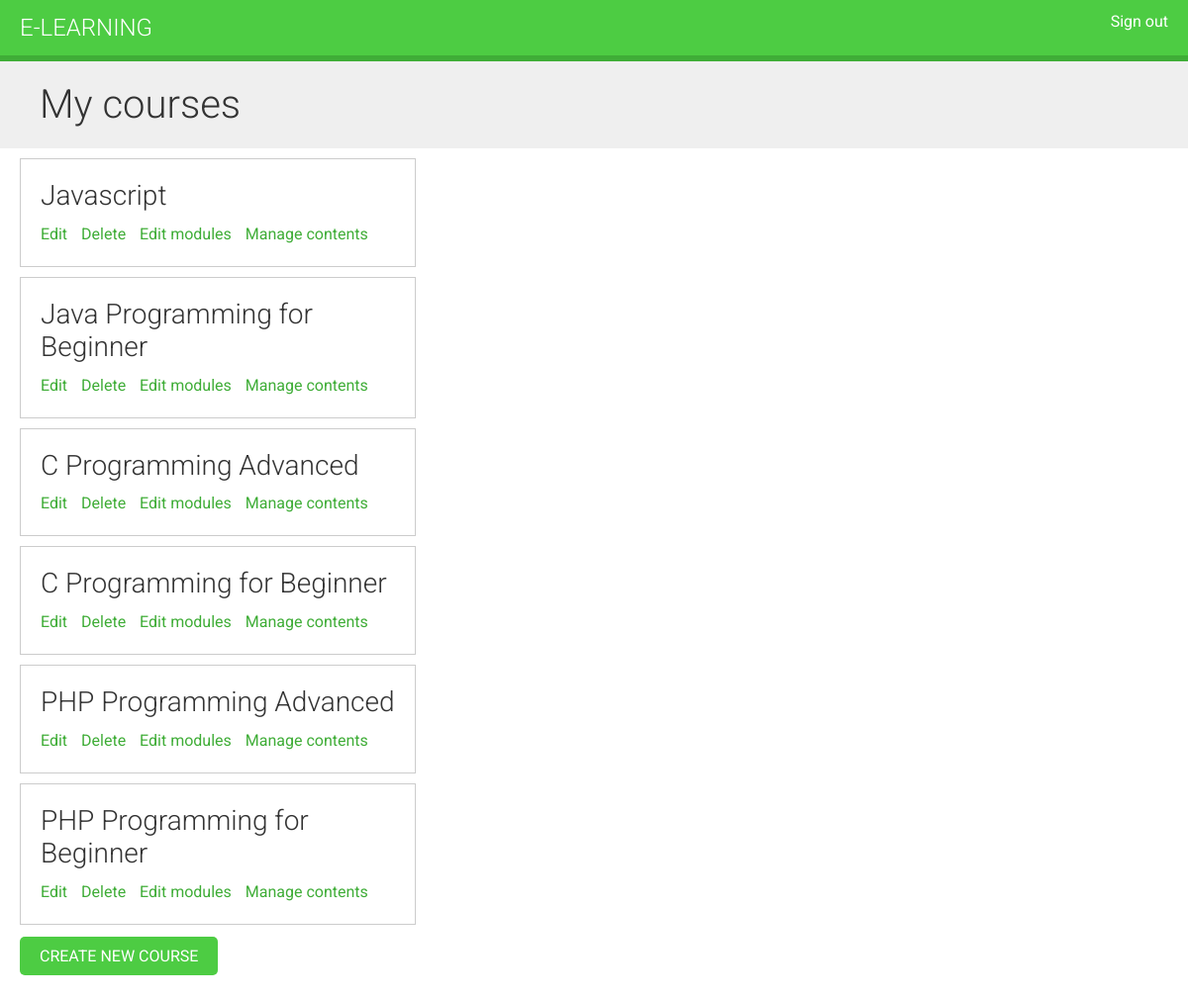
The page /course/mine/ (signed in) on the database its author committed.
### courses/models.py (models this page shows, shortened)
class Course(models.Model):
    owner = models.ForeignKey(User,
                              related_name='courses_created',
                              on_delete=models.CASCADE)
    subject = models.ForeignKey(Subject,
                                related_name='courses',
                                on_delete=models.CASCADE)
    title = models.CharField(max_length=200)
    slug = models.SlugField(max_length=200, unique=True)
    overview = models.TextField()
    created = models.DateTimeField(auto_now_add=True)
    students = models.ManyToManyField(User,
                                      related_name='courses_joined',
                                      blank=True)
    class Meta:
        ordering = ['-created']

### courses/views.py (the view)
class ManageCourseListView(ListView):
    model = Course
    template_name = 'courses/manage/course/list.html'
    def get_queryset(self):
        qs = super(ManageCourseListView, self).get_queryset()
        return qs.filter(owner=self.request.user)

### courses/templates/courses/manage/course/list.html (shortened to what this page needs)
{% extends "base.html" %}
{% block content %}
  <h1>My courses</h1>
  <div class="module">
    {% for course in object_list %}
      <div class="course-info">
        <h3>{{ course.title }}</h3>
        <p>
          <a href="{% url "course_edit" course.id %}">Edit</a>
          <a href="{% url "course_delete" course.id %}">Delete</a>
          <a href="{% url "course_module_update" course.id %}">Edit modules</a>
          {% if course.modules.count > 0 %}
            <a href="{% url "module_content_list" course.modules.first.id %}">Manage contents</a>
          {% endif %}
        </p>
      </div>
    {% empty %}
      <p>You haven't created any courses yet.</p>
    {% endfor %}
    <p>
      <a href="{% url "course_create" %}" class="button">Create new course</a>
    </p>
  </div>
{% endblock %}

### courses/static/css/base.css (style rules this page uses)
body { margin:0; font-family:'Roboto', sans-serif; font-weight:400; color:#333; }
a { color:#3fad37; text-decoration:none; }
h1, h2, h3, h4, h5, h6 { font-family:'Roboto', sans-serif; font-weight:300; }
h1 { background:#efefef; width:100%; overflow:auto; padding:20px 0 20px 40px; margin:0; }
.module { padding:10px 20px; float:left; width:600px; }
.module h3 { margin:20px 0 0; padding:0; width:100%; }
.module p { margin:10px 0 20px; width:100%; float:left; }
input[type=submit], a.button { border-radius:5px; background:#4dcc43; color:#fff; font-size:16px; text-transform:uppercase; border:none; padding:10px 20px; margin:20px 0; }
.course-info { border:1px solid #ccc; padding:0 20px; margin-bottom:10px; width:400px; overflow:auto; }
.course-info a { margin-right:10px; }

### rows shown on the page
Course: title "Javascript", shows "Manage contents"
Course: title "Java Programming for Beginner", shows "Manage contents"
Course: title "C Programming Advanced", shows "Manage contents"
Course: title "C Programming for Beginner", shows "Manage contents"
Course: title "PHP Programming Advanced", shows "Manage contents"
Course: title "PHP Programming for Beginner", shows "Manage contents"
